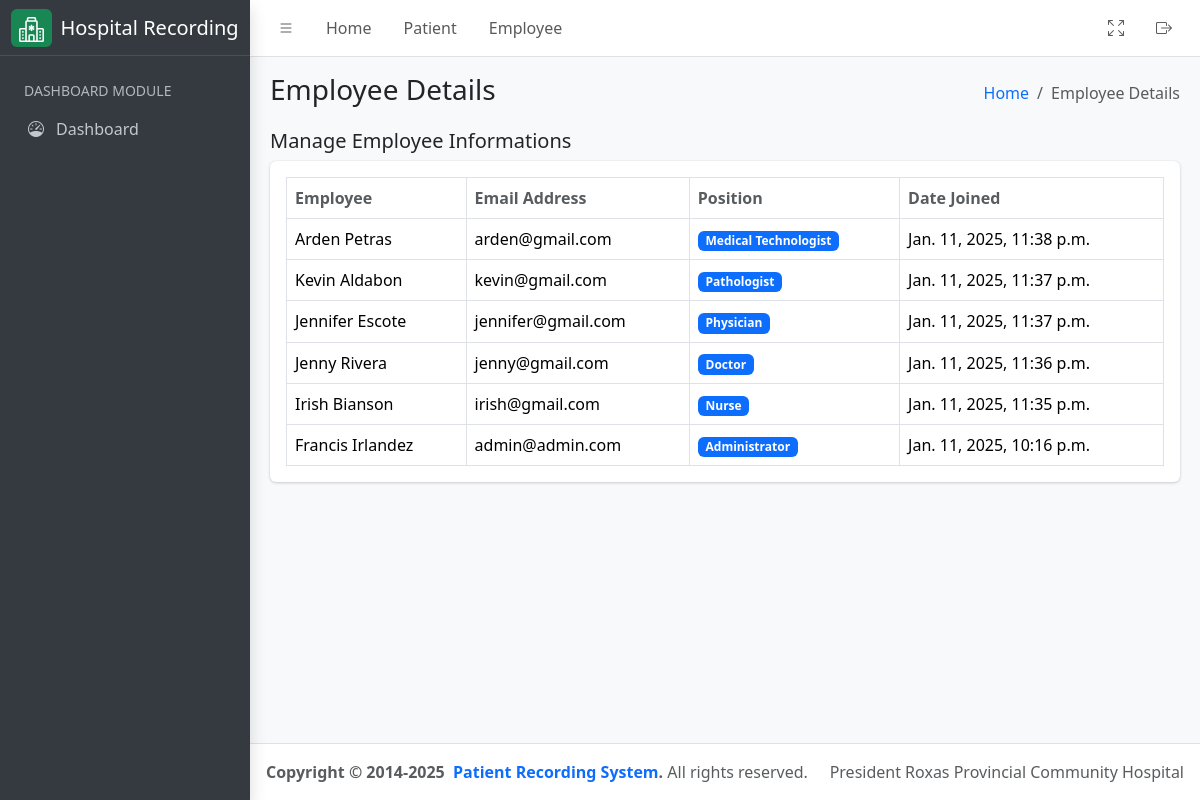
/employee/, run on the app's committed database.
### hospital_app/models.py (models this page shows, shortened)
class CustomUser(AbstractUser):
    license_number = models.CharField(max_length=10, unique=True, db_index=True)
    class Meta:
        verbose_name = "User"
        verbose_name_plural = "Users"

### hospital_app/views.py (the view)
# urls.py: path('employee/', EmployeeListView.as_view(), name="employee_list"),
class EmployeeListView(ListView):
    template_name = "employee.html"
    queryset = CustomUser.objects.all().order_by("-date_joined")
    context_object_name = "employees"
    def get_context_data(self, **kwargs):
        context = super().get_context_data(**kwargs)
        context["detail_header"] = "Employee Details List"
        context["humberger_header"] = "Employee Details"
        return context

### hospital_app/templatetags/group.py (called while the page is built)
@register.filter
def has_group(user, group_name):
    return user.groups.filter(name=group_name).exists()

### hospital_app/templates/employee.html (shortened to what this page needs)
{% extends './includes/base.html' %}
{% load group %}
{% block content %}
<div class="container-fluid">
    <div class="row">
        <div class="col-md-12">
            <div class="d-flex justify-content-between align-items-center">
                <h5>Manage Employee Informations</h5>
            </div>
            <div class="card mb-4">
                <div class="card-body">
                    <table id="datatable" class="table table-bordered table-hover">
                        <thead>
                            <tr>
                                <th class="text-muted">Employee</th>
                                <th class="text-muted">Email Address</th>
                                <th class="text-muted">Position</th>
                                <th class="text-muted">Date Joined</th>
                            </tr>
                        </thead>
                        <tbody>
                            {% for result in employees %}
                            <tr>
                                <td>{{ result.get_full_name }}</td>
                                <td>{{ result.email }}</td>
                                <td>
                                    {% for group in result.groups.all %}
                                        <span class="badge bg-primary">{{ group }}</span>{% if not forloop.last %}, {% endif %}
                                    {% empty %}
                                        <span class="badge bg-warning">No position assigned</span>
                                    {% endfor %}
                                </td>
                                <td>{{ result.date_joined }}</td>
                            </tr>
                            {% endfor %}
                        </tbody>
                    </table>
                </div>
            </div>
        </div>
    </div>
</div>
{% endblock %}

### data on the page
CustomUser: get_full_name "Arden Petras", email "arden@gmail.com", date_joined "Jan. 11, 2025, 11:38 p.m."
CustomUser: get_full_name "Kevin Aldabon", email "kevin@gmail.com", date_joined "Jan. 11, 2025, 11:37 p.m."
CustomUser: get_full_name "Jennifer Escote", email "jennifer@gmail.com", date_joined "Jan. 11, 2025, 11:37 p.m."
CustomUser: get_full_name "Jenny Rivera", email "jenny@gmail.com", date_joined "Jan. 11, 2025, 11:36 p.m."
CustomUser: get_full_name "Irish Bianson", email "irish@gmail.com", date_joined "Jan. 11, 2025, 11:35 p.m."
CustomUser: get_full_name "Francis Irlandez", email "admin@admin.com", date_joined "Jan. 11, 2025, 10:16 p.m."

### other printed values
{{ humberger_header }} "Employee Details"
{{ group }} "Medical Technologist"
{{ group }} "Pathologist"
{{ group }} "Physician"
{{ group }} "Doctor"
{{ group }} "Nurse"
{{ group }} "Administrator"
